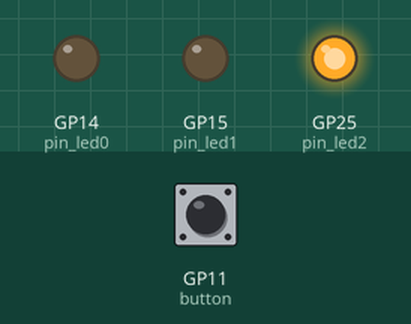
Recording of a program running on a simulated Raspberry Pi Pico running MicroPython. Parts: output pins drawn as LEDs (lit = HIGH). The inputs (shaded band) are chosen by the test bench; at power-on: GP11 (button) HIGH.

Above: at 0.2 s.
At 1.2 s:
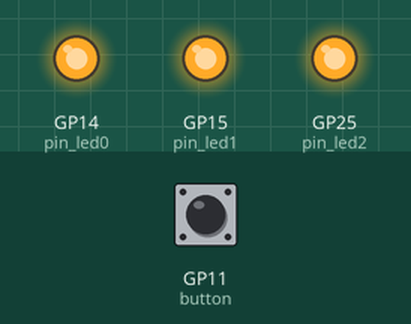
At 1.7 s:
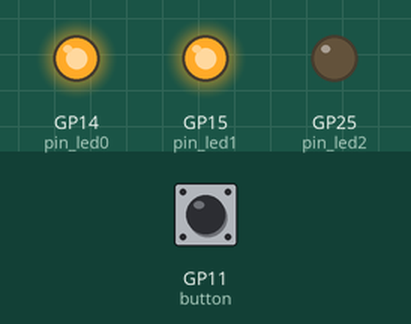
At 2.2 s:
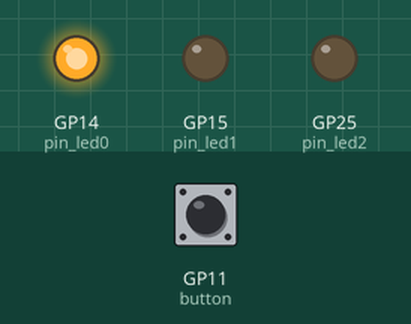
At 3.7 s:
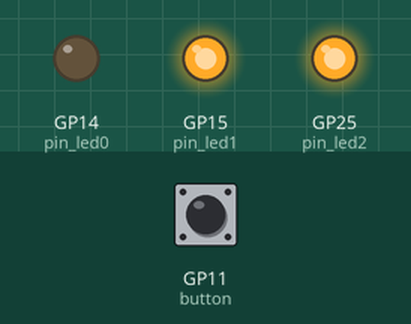
At 5.7 s:
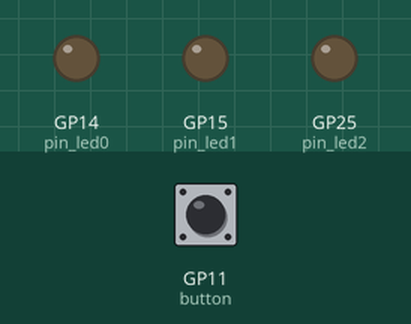
Timing chart, 0 to 6.9 s (numbered marks = the images above):
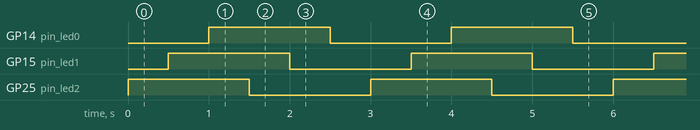

The program:

switchledtest.py
```python
from machine import Pin
from time import sleep
pin_led0=machine.Pin(14,machine.Pin.OUT)
pin_led1=machine.Pin(15,machine.Pin.OUT)
pin_led2=machine.Pin(25,machine.Pin.OUT)
button=machine.Pin(11,machine.Pin.IN,machine.Pin.PULL_UP)
sw_time=0.5
i=0
LEDS=['pin_led0','pin_led1','pin_led2']
LEDS2=['pin_led2','pin_led1','pin_led0']
while True:
    if button.value()==0:
        for k in range(0,3):
            s=eval(LEDS[k%3])
            s.toggle()
            sleep(sw_time)
    else:
        for k in range(0,3):
            s=eval(LEDS2[k%3])
            s.toggle()
            sleep(sw_time)
```

Measured:
- by itself, GP14 (pin_led0), GP15 (pin_led1), GP25 (pin_led2): alternates HIGH for 1.5 s and LOW for 1.5 s
- by itself, everything shown: repeats every 3.0 s, in 6 steps
